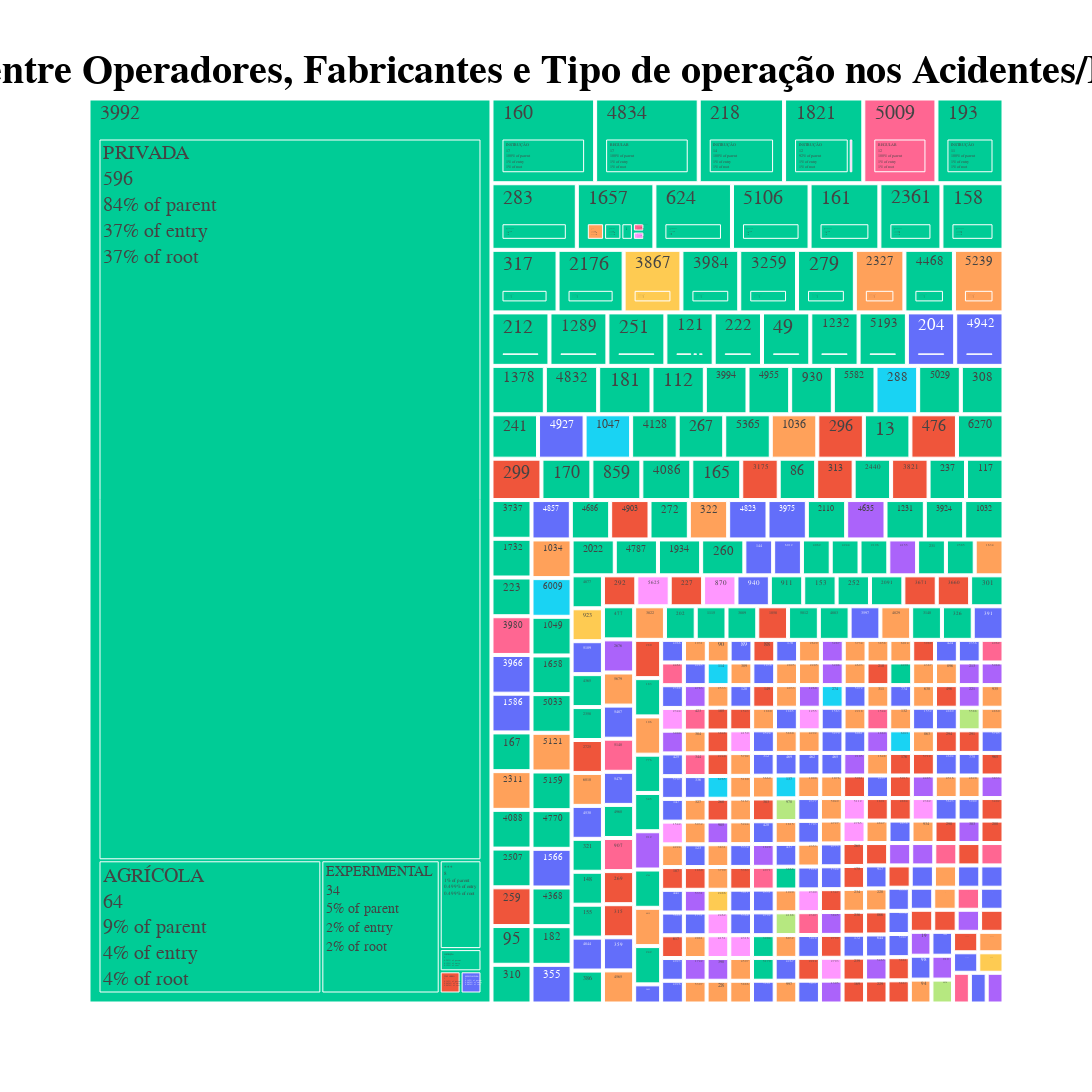

Notebook code for this chart:
### Markdown cell above
Existem 4 categorias da aviação com mais incidencia de acidentes.

### Code cell
df_aeronaves_aviao['qtd_ocorrencias'] = 1
fig = px.treemap(df_aeronaves_aviao, path=['codigo_operador','tipo_operacao'], values='qtd_ocorrencias',
                  color='fabricante', 
                #   hover_data=['iso_alpha'],
                  color_continuous_scale='RdBu',
                #   color_continuous_midpoint=np.average(df_aeronaves_aviao['quantidade_fatalidades'], weights=df_aeronaves_aviao['qtd_ocorrencias'])
                # textinfo = "label+value+percent parent+percent entry+percent root",
                  )

fig.data[0].textinfo ="label+value+percent parent+percent entry+percent root"
fig.update_layout(
        height=1100,
        width=2000,
        title=dict(
            text=f"<b> Relação entre Operadores, Fabricantes e Tipo de operação nos Acidentes/Incidentes</b>",
            x=0.5,
            y=0.95,
            font=dict(
                family="Arial",
                size=40,
                color='#000000'
            )
        ),
       
        font=dict(
            family="Courier New, Monospace",
            size=20,
            color='#000000'
        ),
        xaxis={'categoryorder':'total descending'}
    )
fig.show()

### Figure 1 — Plotly figure (JSON) as saved in the notebook; plotly's stock layout.template omitted (floating-point values rounded to 4 significant figures; data arrays with more than 128 entries replaced by an {"elided": "..."} marker saying what was removed)
{"data": [{"branchvalues": "total", "customdata": {"elided": "866x1 str values"}, "domain": {"x": [0, 1], "y": [0, 1]}, "hovertemplate": "labels=%{label}<br>qtd_ocorrencias=%{value}<br>parent=%{parent}<br>id=%{id}<br>fabricante=%{customdata[0]}<extra></extra>", "ids": {"elided": "866 str values"}, "labels": {"elided": "866 str values"}, "marker": {"colors": {"elided": "866 str values"}}, "name": "", "parents": {"elided": "866 str values"}, "textinfo": "label+value+percent parent+percent entry+percent root", "type": "treemap", "values": {"elided": "866 int values"}}], "layout": {"font": {"color": "#000000", "family": "Courier New, Monospace", "size": 20}, "height": 1100, "legend": {"tracegroupgap": 0}, "margin": {"t": 60}, "title": {"font": {"color": "#000000", "family": "Arial", "size": 40}, "text": "<b> Relação entre Operadores, Fabricantes e Tipo de operação nos Acidentes/Incidentes</b>", "x": 0.5, "y": 0.95}, "width": 2000, "xaxis": {"categoryorder": "total descending"}}}
